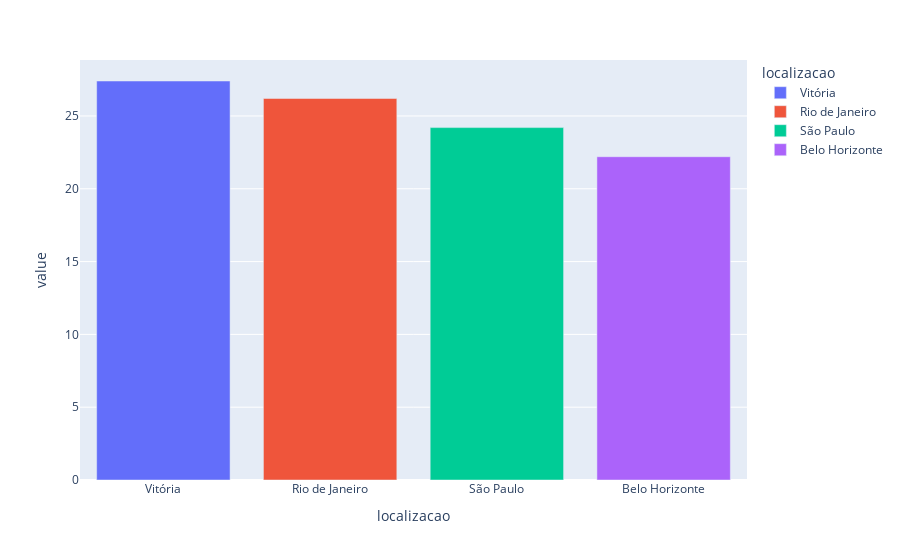

The notebook cell saved with this chart:
### Code cell
# Distribuição de Variável Localização
percentual_loc = df_segmento.value_counts('localizacao') / len(df_segmento)*100
px.bar(percentual_loc, color=percentual_loc.index)

### Figure 1 — Plotly figure (JSON) as saved in the notebook; plotly's stock layout.template omitted (floating-point values rounded to 4 significant figures)
{"data": [{"alignmentgroup": "True", "hovertemplate": "localizacao=%{x}<br>value=%{y}<extra></extra>", "legendgroup": "Vitória", "marker": {"color": "#636efa", "pattern": {"shape": ""}}, "name": "Vitória", "offsetgroup": "Vitória", "orientation": "v", "showlegend": true, "textposition": "auto", "type": "bar", "x": ["Vitória"], "xaxis": "x", "y": [27.4], "yaxis": "y"}, {"alignmentgroup": "True", "hovertemplate": "localizacao=%{x}<br>value=%{y}<extra></extra>", "legendgroup": "Rio de Janeiro", "marker": {"color": "#EF553B", "pattern": {"shape": ""}}, "name": "Rio de Janeiro", "offsetgroup": "Rio de Janeiro", "orientation": "v", "showlegend": true, "textposition": "auto", "type": "bar", "x": ["Rio de Janeiro"], "xaxis": "x", "y": [26.2], "yaxis": "y"}, {"alignmentgroup": "True", "hovertemplate": "localizacao=%{x}<br>value=%{y}<extra></extra>", "legendgroup": "São Paulo", "marker": {"color": "#00cc96", "pattern": {"shape": ""}}, "name": "São Paulo", "offsetgroup": "São Paulo", "orientation": "v", "showlegend": true, "textposition": "auto", "type": "bar", "x": ["São Paulo"], "xaxis": "x", "y": [24.2], "yaxis": "y"}, {"alignmentgroup": "True", "hovertemplate": "localizacao=%{x}<br>value=%{y}<extra></extra>", "legendgroup": "Belo Horizonte", "marker": {"color": "#ab63fa", "pattern": {"shape": ""}}, "name": "Belo Horizonte", "offsetgroup": "Belo Horizonte", "orientation": "v", "showlegend": true, "textposition": "auto", "type": "bar", "x": ["Belo Horizonte"], "xaxis": "x", "y": [22.2], "yaxis": "y"}], "layout": {"barmode": "relative", "legend": {"title": {"text": "localizacao"}, "tracegroupgap": 0}, "margin": {"t": 60}, "xaxis": {"anchor": "y", "categoryarray": ["Vitória", "Rio de Janeiro", "São Paulo", "Belo Horizonte"], "categoryorder": "array", "domain": [0, 1], "title": {"text": "localizacao"}}, "yaxis": {"anchor": "x", "domain": [0, 1], "title": {"text": "value"}}}}
